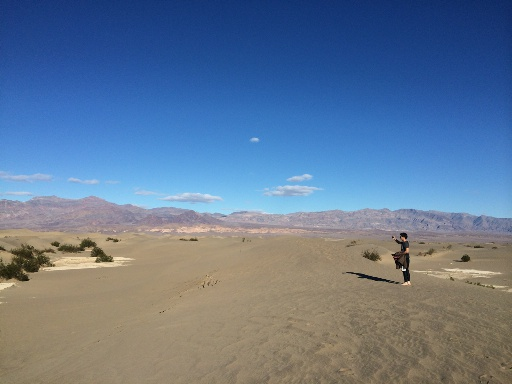
#> input picture README.assets/image.jpg, 512 x 384 px, found by its file name
$ python main.py
#> lines starting #> are read from the running program, lines starting #| are printed output that depends on the picture
### SeamCarving.py
import sys
import numpy as np
import cv2
from tqdm import tqdm
import time


class SeamCarver:
    def __init__(self, inputPath, targetHeight, targetWidth):
        """
        初始化字段，得到目标图像。

        Parameters:
        ----------
        :param inputPath: 输入图像的存放路径
        :param targetHeight: 目标高度
        :param targetWidth: 目标宽度
        """
#> called with inputPath = 'in/image.jpg', targetHeight = 400, targetWidth = 400
        self.srcImage = cv2.imread(inputPath).astype(np.double)  # 获得输入的源图像
        if self.srcImage is None:
            print("读取图像失败")
            exit(1)
        else:
            print("已读入图像" + inputPath)

        # 初始化字段
        self.targetHeight = targetHeight
        self.targetWidth = targetWidth
        self.tempImage = np.copy(self.srcImage)  # 算法的操作将在复制出的tempImage上进行

        self.energyMap = None  # 初始化能量图为None

        self.start()  # 进行算法操作

    # [16 lines left out: function changeTargetSize, not called in this run]

    def start(self):
        """
        Seam Carving 算法的开始部分。
        根据图像尺寸的变化要求选择不同的操作步骤：
        当只有一个方向的尺寸发生变化时，选择一维操作（行方向或列方向），否则选择二维操作。
        - 列方向指处理的接缝为纵向的
        - 行方向指处理的接缝为横向的

        :return: 没有返回值。
        """
        print("算法操作开始...执行变化：")
        print("高×宽：", self.srcImage.shape[0], "×", self.srcImage.shape[1], "==>", self.targetHeight, "×",
              self.targetWidth)
#| 高×宽： 384 × 512 ==> 400 × 400
        startTime = time.time()
        delta_rows, delta_cols = int(self.targetHeight - self.srcImage.shape[0]), \
                                 int(self.targetWidth - self.srcImage.shape[1])
#> delta_rows = 16; delta_cols = -112

        if delta_cols == delta_rows == 0:  # 若没有变化，则无需操作
            pass
        elif delta_cols == 0:  # 若列方向变化为 0，则只需要处理行方向
            self.rowsSeamCarve(delta_rows)
        elif delta_rows == 0:  # 若行方向变化为 0，则只需要处理列方向
            self.colsSeamCarve(delta_cols)
        else:  # 否则需同时处理两个方向
            self.twoDimSeamCarve(delta_rows, delta_cols)
        endTime = time.time()
        print("处理完毕，处理时间共：%.4f秒" % (endTime - startTime))
        print("-----------------------------------------------------------")

    def colsSeamCarve(self, delta_cols):
        """
        仅列数发生变化的情况。将在tempImage中增加delta_cols（若为负则减少）条列方向接缝。

        :param delta_cols: 需要增加的列方向接缝的数量。允许为负，代表减少接缝。
        :return: 没有返回值。
        """
        if delta_cols < 0:  # 列数变化小于零，说明列数减少，需要移除相应数量的列接缝
            self.removeColSeams(-delta_cols)
        elif delta_cols > 0:  # 列数变化大于零，说明列数增加，需要插入相应数量的列接缝
            self.insertColSeams(delta_cols)

    def rowsSeamCarve(self, delta_rows):
        """
        仅行数发生变化的情况。将在tempImage中增加delta_rows（若为负则减少）条行方向接缝。

        - 通过将图像转置然后调用colsSeamCarve()解决。

        :param delta_rows: 需要增加的行方向接缝的数量。允许为负，代表减少接缝。
        :return: 没有返回值。
        """
        self.energyMap = None  # 清空能量图信息，以使能量图得以被重新计算
        self.tempImage = self.tempImage.swapaxes(0, 1)  # 转置图像
        self.colsSeamCarve(delta_rows)  # 在转置图中操作列，实现在原图中操作行的效果
        self.tempImage = self.tempImage.swapaxes(0, 1)  # 将图像转置回来
        self.energyMap = None  # 清空能量图信息，以使能量图得以被重新计算

    def twoDimSeamCarve(self, delta_rows, delta_cols):
        """
        两方向同时发生变化的情况，先处理列变化再处理行变化。

        :param delta_rows: 需要增加的行方向接缝的数量。允许为负，代表减少接缝。
        :param delta_cols: 需要增加的列方向接缝的数量。允许为负，代表减少接缝。
        :return: 没有返回值
        """
        self.colsSeamCarve(delta_cols)
        self.rowsSeamCarve(delta_rows)

    def removeColSeams(self, num_seamsRemoved):
        """
        在tempImage中移除num_seamsRemoved条列方向（竖直）接缝。

        :param num_seamsRemoved: 需要被移除的接缝数量。
        :return: 没有返回值。
        """
#> called with num_seamsRemoved = 112
        print("正在执行removeSeams()...将移除", num_seamsRemoved, "条接缝：")
        for i in tqdm(range(num_seamsRemoved), file=sys.stdout):  # 循环移除接缝
            self.checkEnergyMap()  # 检查能量图，确保能量图有效。
            seamToRemove = self.get_seamToRemove_col()  # 得到将要移除的接缝（总能量最小的）
            self.doColSeamRemoval(seamToRemove)  # 从tempImage中移除相应接缝
#> this loop made 112 passes
#> pass 1, in checkEnergyMap, `self.energyMap = np.absolute(cv2.Scharr(self.tempImage, -1, 1, 0)).sum..`:
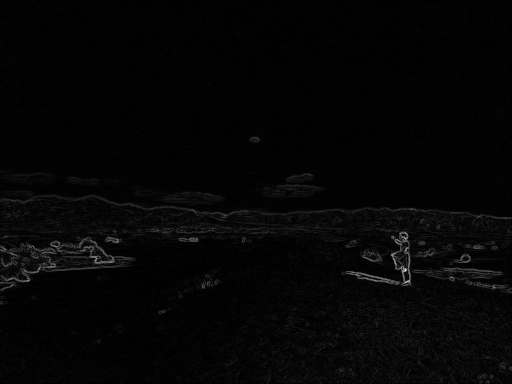
#> self.energyMap: shape (384, 512) float64; min 0, max 16928, mean 365; drawn with min black and max white
#> pass 1, in get_seamToRemove_col, `dpMap = self.getDPMap_colSeams()`:
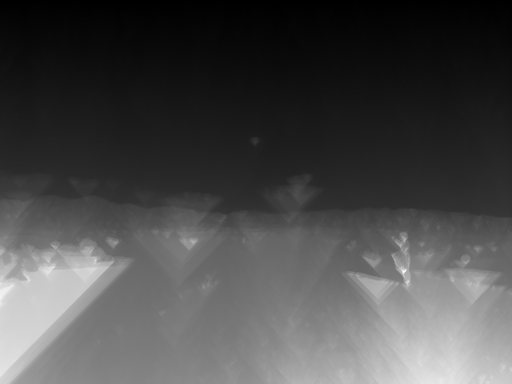
#> dpMap: shape (384, 512) float64; min 0, max 89400, mean 26107; drawn with min black and max white
#> pass 1, in updateEnergyMap, `tempMap = np.absolute(cv2.Scharr(self.tempImage[:, scharrLeftLimit:sch..`:
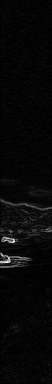
#> tempMap: shape (384, 52) float64; min 0, max 8224, mean 265.7; drawn with min black and max white

    def insertColSeams(self, num_seamsInserted):
        """
        判断是否需要多次插入：
        - 当扩大的比例超过原尺寸的p倍时，将分多次插入，每次插入的规模是之前的0.8倍，直到达到要求。

        :param num_seamsInserted: 需要插入的接缝数量。
        :return: 没有返回值。
        """
#> called with num_seamsInserted = 16
        p = 0.3
        limit = int(p * self.tempImage.shape[1])  # 限制一次最多插入的接缝数
#> limit = 115
        insertedNum = 0
        print("正在执行insertSeams()...将插入", num_seamsInserted, "条接缝：")
#> (printed output is left out)
        count = 0
        while insertedNum < num_seamsInserted:
            count += 1
            curInsertNum = min(limit, num_seamsInserted - insertedNum)  # 计算本次需要插入的条数
            print("第", count, "次插入，将插入", curInsertNum, "条接缝：")
            self.insertColSeams_sub(curInsertNum)  # 插入
            limit = max(1, int(limit * 0.8))  # 更新限制
            insertedNum += curInsertNum
#> after the loop, count = 1; insertedNum = 16

    def insertColSeams_sub(self, num_seamsInserted):
        """
        在tempImage中插入num_seamsInserted条列方向（竖直）接缝。

        :param num_seamsInserted: 需要插入的接缝数量。
        :return: 没有返回值。
        """
        seamsQueue = []  # 存放所需插入的接缝
        copiedImage = np.copy(self.tempImage)  # 暂存tempImage的初始状态

        # 通过依次删除num_seamsInserted条接缝，找到总能量前num_seamsInserted小的接缝存于seamsQueue中

        print("正在定位接缝位置：")
        for i in tqdm(range(num_seamsInserted), file=sys.stdout):
            self.checkEnergyMap()  # 检查能量图，确保能量图有效。
            seamToRemove = self.get_seamToRemove_col()  # 得到将要移除的接缝（总能量最小的）
            seamsQueue.append(seamToRemove)  # 记录下相应的接缝
            self.doColSeamRemoval(seamToRemove)  # 从tempImage中移除相应接缝

        self.tempImage = np.copy(copiedImage)  # 恢复tempImage为初始状态
        self.energyMap = None  # 清空能量图，指示下一次需重新计算能量图。

        print("正在插入接缝：")
        # 依照seamsQueue中记录的接缝位置依次将接缝插入到图中，并实时更新seamsQueue
        for i in tqdm(range(num_seamsInserted), file=sys.stdout):
            seamToInsert = seamsQueue.pop(0)  # 取队列头对应的接缝进行插入
            self.doColSeamInsertion(seamToInsert)  # 插入接缝
            seamsQueue = self.updateSeamsQueue(seamsQueue, seamToInsert)  # 更新seamsQueue

    def updateSeamsQueue(self, seamsQueue, lastInsertedSeam):
        """
        根据最近被插入的接缝更新seamsQueue中的坐标并返回。

        :param seamsQueue: 需要被更新的seamsQueue，存储了一系列接缝索引。
        :param lastInsertedSeam: 上一个被插入的接缝的索引。
        :return: 新的seamsQueue。
        """
        newSeamsQueue = []
        for seam in seamsQueue:  # 遍历更新每一个seam
            seam[np.where(lastInsertedSeam <= seam)] += 2  # 当上一个接缝插入到seam左侧时，将seam自增2（包括新插入的像素和其对应的原图中的像素）
            newSeamsQueue.append(seam)
        return newSeamsQueue

    def checkEnergyMap(self):
        """
        检查能量图是否可用，若不可用则重新计算能量图。

        :return: 没有返回值。
        """
        if self.energyMap is None:  # 如果没有计算过梯度图，则进行初始化计算
            self.energyMap = np.absolute(cv2.Scharr(self.tempImage, -1, 1, 0)).sum(2) + \
                             np.absolute(cv2.Scharr(self.tempImage, -1, 0, 1)).sum(2)

    def get_seamToRemove_col(self):
        """
        返回应当被移除的列（竖直）接缝。

        :return: 列表，指示应当被移除的列接缝在每一行的索引。
        """
        dpMap = self.getDPMap_colSeams()
        return self.findOptimalSeam_col(dpMap)

    def getDPMap_colSeams(self):
        """
        得到计算纵向接缝的动态规划图。

        :return: 计算纵向接缝的动态规划图。
        """
        dpMap = np.copy(self.energyMap)  # 动态规划图与能量图同形，在能量图基准上累加
        # 从第二行遍历到最后一行
        for row in range(1, self.energyMap.shape[0]):
            left = np.concatenate((dpMap[row - 1, 1:], [np.inf]), axis=0)  # 上一行左移
            right = np.concatenate(([np.inf], dpMap[row - 1, :self.energyMap.shape[1] - 1]), axis=0)  # 上一行右移
            dpMap[row, :] += np.amin((left, dpMap[row - 1, :], right), axis=0)  # 取上一行左中右三个值中的最小值与当前行累加
            # for col in range(energyMap.shape[1]):
            #     dpMap[row, col] += \
            #         np.amin(dpMap[row - 1, max(0, col - 1):
            #                                min(energyMap.shape[1], col + 2)])  # 注意“:”右边取不到
        return dpMap

    def findOptimalSeam_col(self, dpMap):
        """
        由dpMap回溯得到总能量最小的纵向接缝的索引列表。

        :param dpMap: 计算接缝得到的动态规划图。
        :return: 总能量最小的纵向接缝的索引列表。
        """
        seamIndex = np.zeros((dpMap.shape[0],), dtype=np.uint32)  # 初始化接缝的索引列表
        seamIndex[-1] = np.argmin(dpMap[-1, :])  # 取最小总能量对应的索引开始回溯
        for row in range(dpMap.shape[0] - 2, -1, -1):  # 从倒数第二行开始倒序遍历到第一行
            preIndex = seamIndex[row + 1]
            seamIndex[row] = max(preIndex - 1, 0) + \
                             np.argmin(dpMap[row,
                                       max(preIndex - 1, 0):
                                       min(preIndex + 2, dpMap.shape[1])])  # 注意“:”右边取不到
        return seamIndex

    def doColSeamRemoval(self, seamToRemove):
        """
        从tempImage中移除seamsToRemove所指示的竖直接缝。

        :param seamToRemove: 需要移除的接缝的索引列表。
        :return: 没有返回值。
        """
        newImage = np.zeros((self.tempImage.shape[0],
                             self.tempImage.shape[1] - 1,
                             self.tempImage.shape[2]))
        for row in range(self.tempImage.shape[0]):  # 遍历更改每一行
            newImage[row, :, :] = np.delete(self.tempImage[row, :, :], seamToRemove[row], 0)  # 移除相应索引处的像素
        self.tempImage = np.copy(newImage)  # 更新图像
        self.updateEnergyMap(seamToRemove)  # 更新能量图

    def doColSeamInsertion(self, seamToInsert):
        """
        在seamToInsert处插入一条新的接缝，像素值取左右像素值的平均值。

        :param seamToInsert: 需要插入的接缝的索引列表。
        :return: 没有返回值
        """
        newImage = np.zeros((self.tempImage.shape[0],
                             self.tempImage.shape[1] + 1,  # 增加1列
                             self.tempImage.shape[2]))
        for row in range(self.tempImage.shape[0]):  # 遍历更改每一行
            curCol = seamToInsert[row]  # 当前需操作的列
            newPixel = np.average(self.tempImage[row, curCol:curCol + 2, :], 0)  # 新像素值取seam和其后一个像素的平均值
            newImage[row, :, :] = np.insert(self.tempImage[row, :, :], curCol, newPixel, 0)  # 在相应位置插入新像素
        self.tempImage = np.copy(newImage)  # 更新图像

    def updateEnergyMap(self, removedSeam):
        """
        在每次移除接缝之后根据图像变化更新能量图。
        - 利用 cv2.Scharr 算子对接缝左右边界（各向外扩大一格）之间的图像区域重新进行滤波。

        :param removedSeam: 被移除的接缝。指示图像发生的变化。
        :return: 没有返回值。
        """
        colLimit = self.tempImage.shape[1]  # 图像列边界
        leftLimit, rightLimit = max(0, np.amin(removedSeam) - 1), \
                                min(colLimit, np.amax(removedSeam) + 1)  # 需要重新滤波的区域的边界（左闭右开），因为接缝被删除，所以右边界无需再扩大。
        self.energyMap = np.delete(self.energyMap, leftLimit, 1)  # 从energyMap中移除一列，实现更新能量图矩阵形状的效果
        scharrLeftLimit, \
        scharrRightLimit = max(0, leftLimit - 1), \
                           min(colLimit, rightLimit + 1)  # 滤波算子需要读入的区域的边界。通常比需要重新滤波的边界左右各宽1个单位。
        tempMap = np.absolute(cv2.Scharr(self.tempImage[:, scharrLeftLimit:scharrRightLimit, :], -1, 1, 0)).sum(2) + \
                  np.absolute(cv2.Scharr(self.tempImage[:, scharrLeftLimit:scharrRightLimit, :], -1, 0, 1)).sum(2)  # 滤波算子结果
        # 根据情况裁剪滤波算子结果得到有效部分更新到能量图中
        if leftLimit == 0 and rightLimit == colLimit:
            self.energyMap[:, leftLimit:rightLimit] = np.copy(tempMap)
        elif leftLimit == 0:  # 左边界到头，只需将最后一列裁去
            self.energyMap[:, leftLimit:rightLimit] = tempMap[:, :-1]
        elif rightLimit == colLimit:  # 右边界到头，只需将第一列裁去
            self.energyMap[:, leftLimit:rightLimit] = tempMap[:, 1:]
        else:  # 一般情况下需要左右各裁去一列
            self.energyMap[:, leftLimit:rightLimit] = tempMap[:, 1:-1]

    def getResultImage(self):
        """
        将结果图以cv2::BGR格式返回。

        :return: cv2::BGR格式的结果图。
        """
        return self.tempImage.astype(np.uint8)

    def saveResultImage(self, outputPath):
        """
        将结果图存储到输出路径。

        :param outputPath: 结果图存储路径
        :return: 没有返回值。
        """
#> called with outputPath = 'out/image_result.jpg'
        cv2.imwrite(outputPath, self.tempImage.astype(np.uint8))
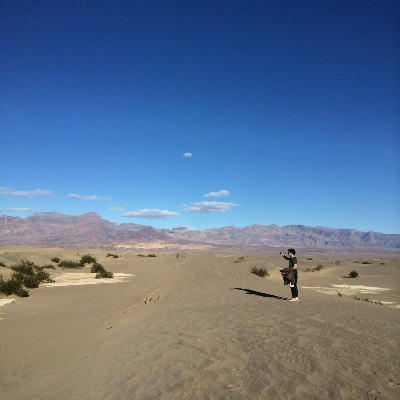
#> saved as image_result.jpg: shape (400, 400, 3); mean B, G, R 144.9, 116.9, 95.8
        print("图像已经存储到：", outputPath)
        print("-----------------------------------------------------------")

    def getSrcImage(self):
        """
        将原图像以cv2::BGR格式返回。

        :return: cv2::BGR格式的原图。
        """
        return self.srcImage.astype(np.uint8)
#> returned value is the input picture: shape (384, 512, 3); mean B, G, R 147, 120.7, 100

### main.py
import os.path
import cv2
from SeamCarving import SeamCarver

if __name__ == '__main__':
    # 输入输出目录。运行前需保证以下两个文件夹在根目录中存在
    folder_in = "in"  # 输入的图片需存放在 ./in 中
    folder_out = "out"  # 输出的图片将存放在 ./out 中

    # 输入文件名和输出文件名，用户可自定义以下四个字段
    imageName_input = "image.jpg"  # 输入的图片的文件名
    imageName_output = "image_result.jpg"  # 输出的图片的文件名

    target_height = 400  # 缩放后图像的目标高度
    target_width = 400  # 缩放后图像的目标宽度

    # 输入输出的路径
    inputPath = os.path.join(folder_in, imageName_input)  # 输入图像的路径
    outputPath = os.path.join(folder_out, imageName_output)  # 输出图像的路径

    resizer = SeamCarver(inputPath, target_height, target_width)  # 实例化算法类，执行算法
    resizer.saveResultImage(outputPath)  # 保存结果图到目标路径

    srcImage = resizer.getSrcImage()  # 得到原图
    retImage = resizer.getResultImage()  # 得到结果图

    cv2.imshow("Source Image", srcImage)  # 显示原图
    cv2.imshow("Result Image", retImage)  # 显示结果图
    cv2.waitKey(0)
